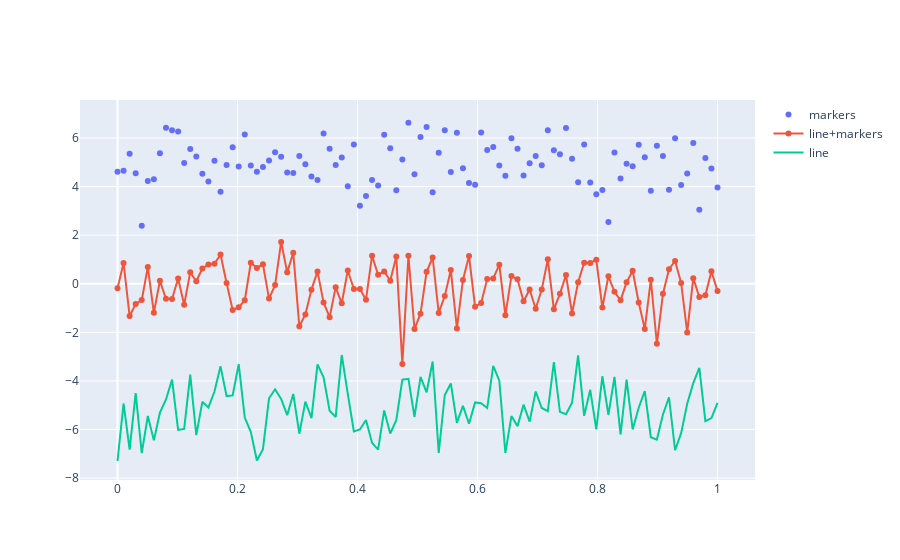

Here is the notebook cell this chart was saved with:
### Markdown cell above
### Scatter Plots

### Code cell
import numpy as np
N = 100
x_vals = np.linspace(0, 1, N)
y1 = np.random.randn(N) + 5
y2 = np.random.randn(N)
y3 = np.random.randn(N) - 5
trace0 = go.Scatter(
   x = x_vals,
   y = y1,
   mode = 'markers',
   name = 'markers'
)
trace1 = go.Scatter(
   x = x_vals,
   y = y2,
   mode = 'lines+markers',
   name = 'line+markers'
)
trace2 = go.Scatter(
   x = x_vals,
   y = y3,
   mode = 'lines',
   name = 'line'
)
data = [trace0, trace1, trace2]
fig = go.Figure(data = data)
iplot(fig)
